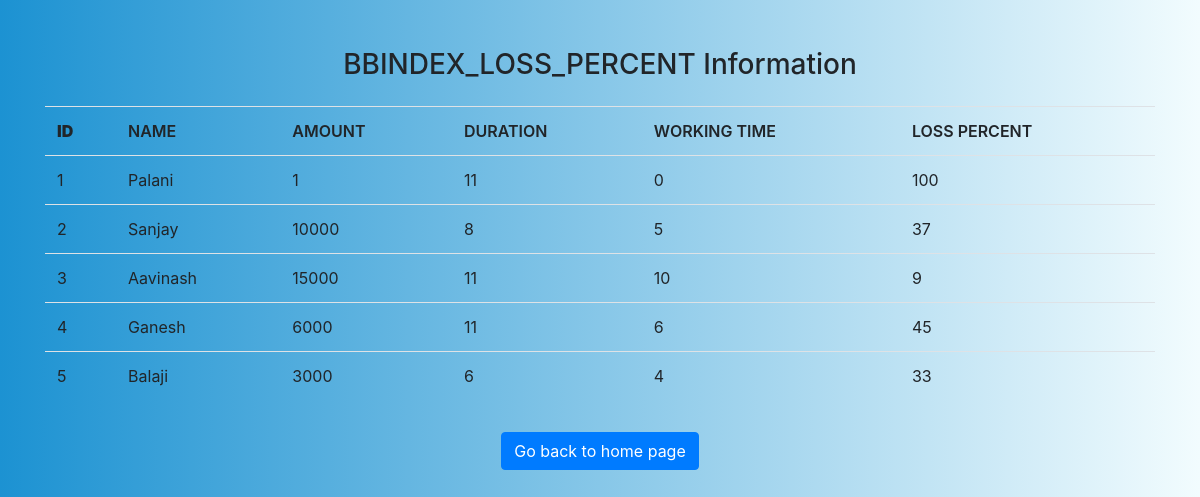
Before: /view with the older database file.
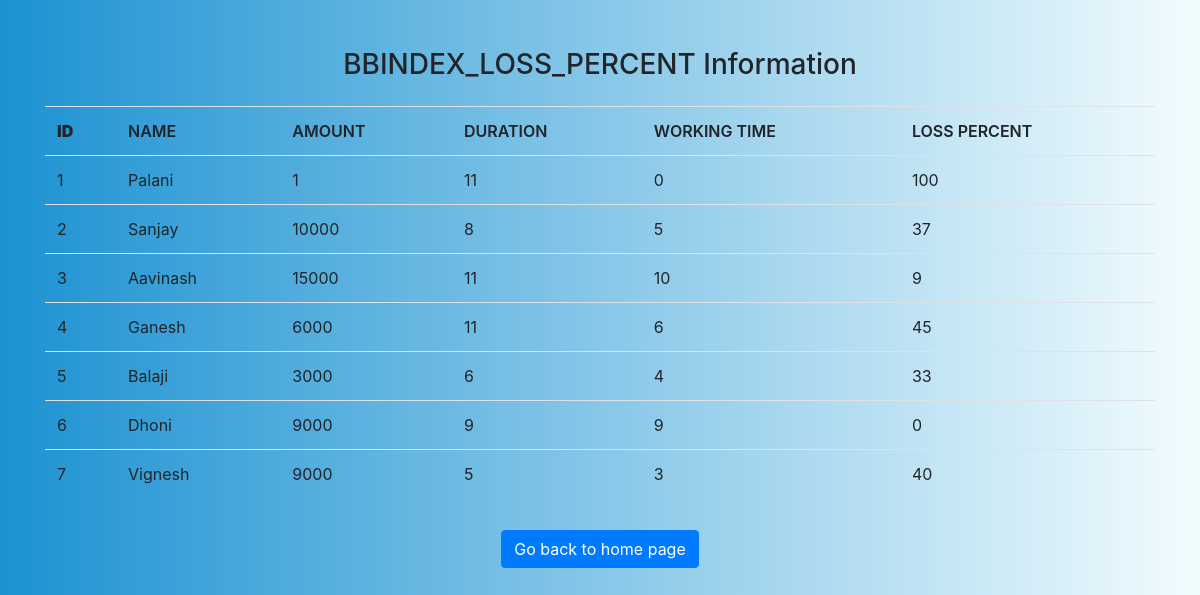
After: the same page with the newer database file.
### tables this page shows
CREATE TABLE BBINDEX_LOSS_PERCENT (id INTEGER PRIMARY KEY AUTOINCREMENT, name TEXT NOT NULL, amount INT NOT NULL, duration INT NOT NULL, working_time INT NOT NULL, loss_percent INT NOT NULL);

### test.py (the view)
@app.route("/view")
def view():
    con = sqlite3.connect(DATABASE)
    con.row_factory = sqlite3.Row
    cur = con.cursor()
    cur.execute("select * from BBINDEX_LOSS_PERCENT")
    rows = cur.fetchall()
    return render_template("view.html", rows=rows)

### templates/view.html (shortened to what this page needs)
<!DOCTYPE html>
<html>
<head>
    <link rel="stylesheet" href="https://stackpath.bootstrapcdn.com/bootstrap/4.5.2/css/bootstrap.min.css"
>
</head>
<body>
    <div class="container mt-5">
        <div class="row">
            <div class="col-md d-flex justify-content-center">
                <h3>BBINDEX_LOSS_PERCENT Information</h3>
            </div>
        </div>
        <div class="row mt-3">
            <div class="col-md">
                <table class="table">
                    <thead>
                        <td><b>ID</b></td>
                        <td>NAME</td>
                        <td>AMOUNT</td>
                        <td>DURATION</td>
                        <td>WORKING TIME</td>
                        <td>LOSS PERCENT</td>
                    </thead>
                    {% for row in rows %}
                    <tr>
                        <td>{{row["id"]}}</td>
                        <td>{{row["name"]}}</td>
                        <td>{{row["amount"]}}</td>
                        <td>{{row["duration"]}}</td>
                        <td>{{row["working_time"]}}</td>
                        <td>{{row["loss_percent"]}}</td>
                    </tr>
                    {% endfor %}
                </table>
            </div>
        </div>
        <div class="row mt-3">
            <div class="col-md d-flex justify-content-center">
                <a class="btn btn-primary" href="/index">Go back to home page</a>
            </div>
        </div>
    </div>
</body>
</html>

Changed rows visible on the page:
added BBINDEX_LOSS_PERCENT: id "6", name "Dhoni", amount "9000", duration "9", working_time "9", loss_percent "0"
added BBINDEX_LOSS_PERCENT: id "7", name "Vignesh", amount "9000", duration "5", working_time "3", loss_percent "40"
